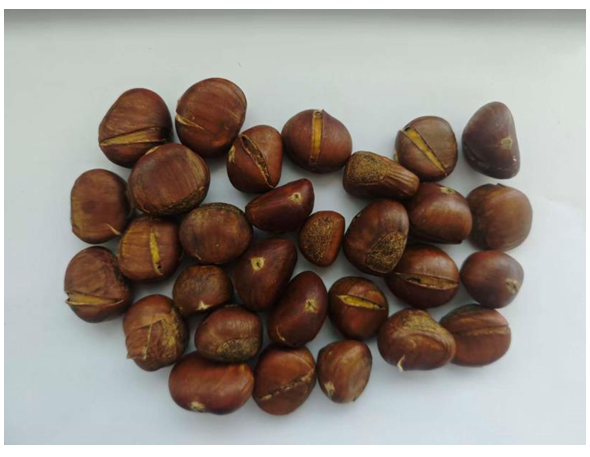
#> input picture code/lizi.png, 590 x 457 px
$ python main.py
#> lines starting #> are read from the running program, lines starting #| are printed output that depends on the picture; after the words box and inside, x2 and y2 are one past the last pixel; in counts of white or black regions, pixels touching at a corner belong together
### code/utils.py
# -*- coding: utf-8 -*-
"""
小工具：显示与保存
"""
import cv2
import os

def show(img, title='image', wait=0):
    """
    用 OpenCV 弹窗显示图像，按任意键继续
    支持中文路径，但窗口标题可能乱码，不影响使用
    """
    cv2.imshow(title, img)
    cv2.waitKey(wait)          # 0 表示等待按键
    return img

def save(img, fname, root='imgs'):
    """
    保存到 imgs 目录（自动创建）
    """
    os.makedirs(root, exist_ok=True)
    path = os.path.join(root, fname)
    cv2.imwrite(path, img)
    print(f'[保存] {path}')


'''

import cv2
import numpy as np
img = cv2.imread('lizi1.png')
hsv = cv2.cvtColor(img, cv2.COLOR_BGR2HSV)

def nothing(x): pass
cv2.namedWindow('track')
cv2.createTrackbar('H_low',  'track', 0, 180, nothing)
cv2.createTrackbar('S_low',  'track', 0, 255, nothing)
cv2.createTrackbar('V_low',  'track', 0, 255, nothing)
cv2.createTrackbar('H_high', 'track', 0, 255, nothing)
cv2.createTrackbar('S_high', 'track', 0, 255, nothing)
cv2.createTrackbar('V_high', 'track', 0, 255, nothing)


while True:
    h_l = cv2.getTrackbarPos('H_low',  'track')
    s_l = cv2.getTrackbarPos('S_low',  'track')
    v_l = cv2.getTrackbarPos('V_low',  'track')
    h_h = cv2.getTrackbarPos('H_high', 'track')
    s_h = cv2.getTrackbarPos('S_high', 'track')
    v_h = cv2.getTrackbarPos('V_high', 'track')


    mask = cv2.inRange(hsv, (h_l, s_l, v_l), (h_h, s_h, v_h))
    cv2.imshow('mask', mask)
    if cv2.waitKey(1) & 0xFF == 27: break   # ESC 退出
cv2.destroyAllWindows()
'''

### code/main.py
# -*- coding: utf-8 -*-
"""
糖炒栗子计数 —— 褐色 mask + Canny 黑边
边缘以黑色形式叠加进褐色区域，再统一形态学处理
"""
import cv2
import numpy as np
import utils
from math import sqrt,pi


# 1. 读图
img = cv2.imread('lizi.png')
#> img is the input picture: shape (457, 590, 3); mean B, G, R 134.6, 142.3, 150.9
if img is None:
    raise FileNotFoundError('找不到 lizi.png')
utils.show(img, '1. 1_original')
utils.save(img, '1_original.jpg')

# 2. 转 HSV，提取褐色
hsv = cv2.cvtColor(img, cv2.COLOR_BGR2HSV)
#> hsv: shape (457, 590, 3); mean H, S, V 46.6, 66.5, 155.9
brown_mask = cv2.inRange(hsv, (0, 43, 52), (255, 255, 255))
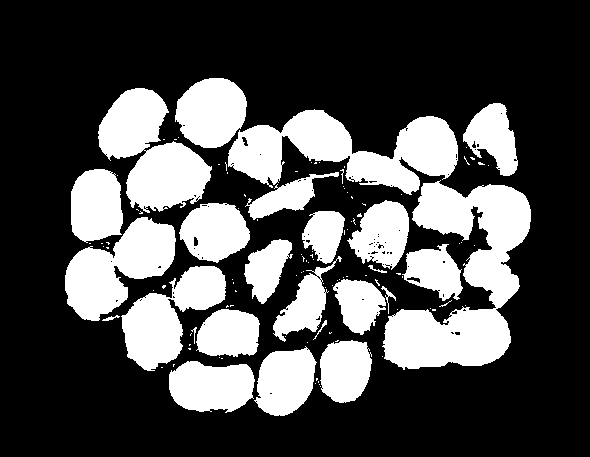
#> brown_mask: shape (457, 590); 30.4% white; 117 white regions (91 under 20 px), largest, box (x1, y1, x2, y2) and area: (382, 180, 531, 370) 13844, (228, 109, 458, 195) 9922, (98, 88, 212, 213) 7760
utils.show(brown_mask, '2. 2_brown_mask')
utils.save(brown_mask, '2_brown_mask.jpg')

# 3. 对灰度图做 Canny，得到白色边缘
gray = cv2.cvtColor(img, cv2.COLOR_BGR2GRAY)
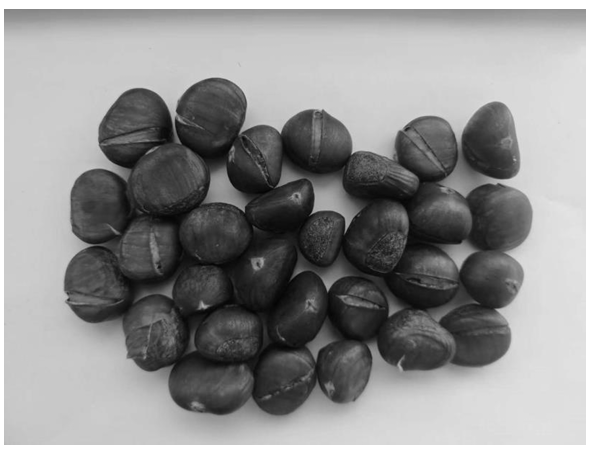
#> gray: shape (457, 590); min 3, max 255, mean 144
gray = cv2.GaussianBlur(gray, (7,7), 0)   # 5×5 核，σ=0 让 OpenCV 自动算
equ = cv2.createCLAHE(clipLimit=2.0, tileGridSize=(8, 8)).apply(gray)
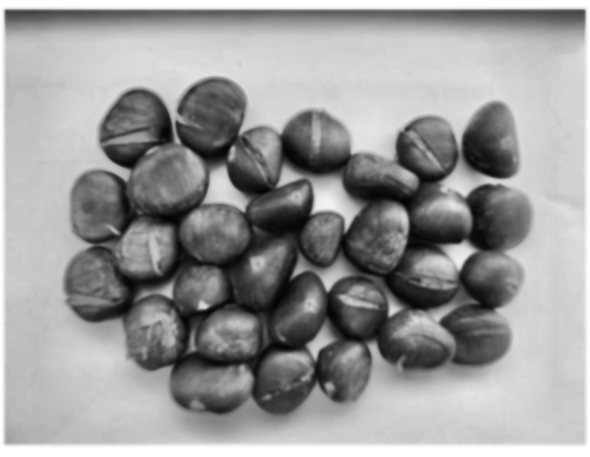
#> equ: shape (457, 590); min 3, max 255, mean 154.3
canny = cv2.Canny(equ, 80, 300)        # 阈值可调
#> canny: shape (457, 590); 2.2% white in thin lines or dots, all inside (x1, y1, x2, y2) = (4, 9, 586, 415)
utils.show(canny, '3. Canny')
utils.save(canny, '3.Canny.jpg')


# 5. 开运算去噪
open_kernel = cv2.getStructuringElement(cv2.MORPH_ELLIPSE, (5, 5))
opened = cv2.morphologyEx(brown_mask, cv2.MORPH_OPEN, open_kernel, iterations=1)
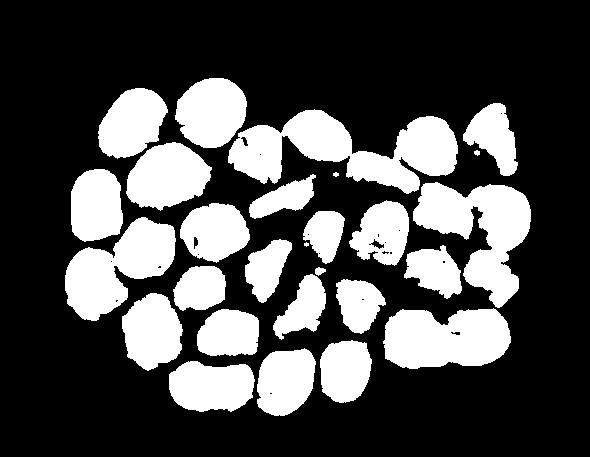
#> opened: shape (457, 590); 29.6% white; 27 white regions (1 under 20 px), largest, box (x1, y1, x2, y2) and area: (228, 109, 458, 194) 9734, (413, 182, 531, 308) 7404, (383, 308, 511, 369) 6290
utils.show(opened, '5. 5_opened')
utils.save(opened, '5_opened.jpg')


# 6. 闭运算填小洞
close_kernel = cv2.getStructuringElement(cv2.MORPH_ELLIPSE, (3, 3))
closed = cv2.morphologyEx(opened, cv2.MORPH_CLOSE, close_kernel, iterations=3)
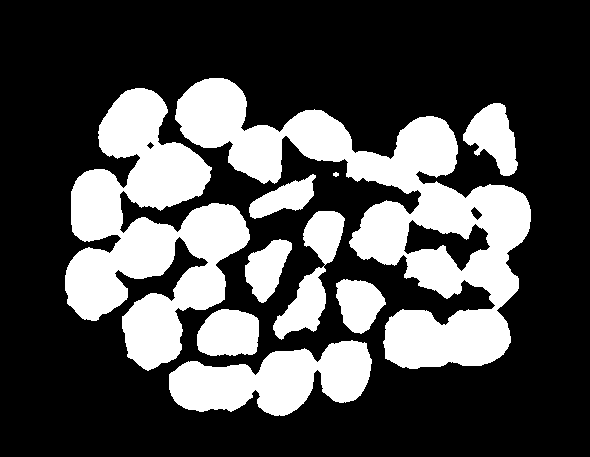
#> closed: shape (457, 590); 30.1% white; 10 white regions, largest, box (x1, y1, x2, y2) and area: (175, 78, 531, 369) 32613, (65, 88, 250, 371) 25777, (169, 340, 372, 416) 9411
utils.show(closed, '6. 6_closed')
utils.save(closed, '6_closed.jpg')


# 7. 二次腐蚀（断连）
erode_kernel = cv2.getStructuringElement(cv2.MORPH_ELLIPSE, (3, 3))
eroded = cv2.erode(closed, erode_kernel, iterations=9)
#> eroded: shape (457, 590); 14.8% white; 24 white regions, largest, box (x1, y1, x2, y2) and area: (107, 97, 203, 202) 4359, (392, 316, 502, 360) 3689, (74, 226, 172, 312) 3489
utils.show(eroded, '8. 8_eroded')
utils.save(eroded, '8_eroded.jpg')

'''
eroded = cv2.erode(eroded,
                   cv2.getStructuringElement(cv2.MORPH_CROSS, (3, 3)),
                   iterations=2)
utils.show(eroded, '8. 8_eroded')
utils.save(eroded, '8_eroded.jpg')
'''
kernel = cv2.getStructuringElement(cv2.MORPH_RECT, (2,2))
canny = cv2.dilate(canny, kernel, iterations=2)
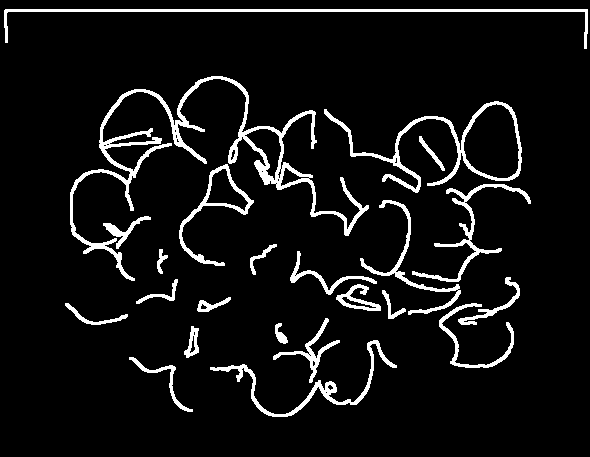
#> canny: shape (457, 590); 7.1% white; 23 white regions, largest, box (x1, y1, x2, y2) and area: (70, 76, 369, 281) 5342, (324, 101, 522, 193) 2113, (4, 9, 588, 49) 1960
# 4. 把白边→黑边，并叠加到褐色 mask（黑边区域直接=0）
canny_inv = cv2.bitwise_not(canny)          # 白→黑
masked_edge = cv2.bitwise_and(eroded, eroded, mask=canny_inv)
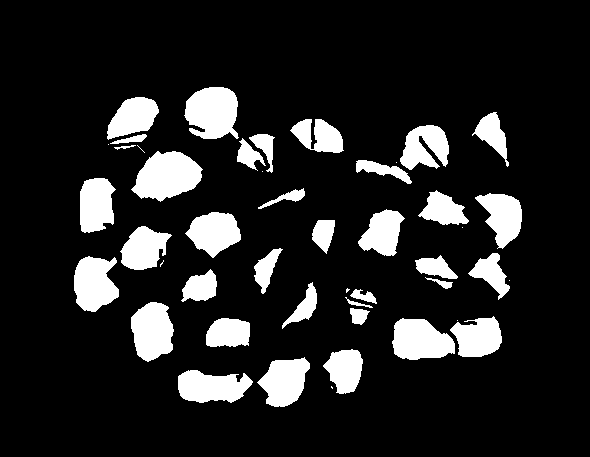
#> masked_edge: shape (457, 590); 14.1% white; 46 white regions (10 under 20 px), largest, box (x1, y1, x2, y2) and area: (131, 151, 203, 202) 2445, (184, 87, 239, 139) 2233, (392, 318, 455, 360) 1982
utils.show(masked_edge, '4. 4_masked_edge')
utils.save(masked_edge, '4_masked_edge.jpg')


# 8. 轮廓提取 + 最小外接圆
contours, _ = cv2.findContours(masked_edge, cv2.RETR_EXTERNAL,
                               cv2.CHAIN_APPROX_SIMPLE)
print(f'[信息] 原始轮廓数 = {len(contours)}')

final = img.copy()
overlay = cv2.cvtColor(masked_edge, cv2.COLOR_GRAY2BGR)
count = 0
area_list = []

'''
for cnt in contours:
    (x, y), r = cv2.minEnclosingCircle(cnt)
    area_cnt = cv2.contourArea(cnt)
    if r < 10 or r > 60:
        continue
    count += 1
    area_list.append(area_cnt)
    cv2.circle(overlay, (int(x), int(y)), int(r), (0, 255, 0), 2)
    cv2.circle(final,   (int(x), int(y)), 3, (0, 0, 255), -1)
'''
# ---------- 合并前，先收集所有圆 ----------
circles = []                                    # 元素：(x, y, r, area)
for cnt in contours:
    (x, y), r = cv2.minEnclosingCircle(cnt)
    area_cnt = cv2.contourArea(cnt)
    if 10 <= r <= 50:                         # 先过一遍半径筛
        circles.append((x, y, r, area_cnt))

# ---------- 重合面积 > 30% 合并 ----------
merged = []
used = [False] * len(circles)

# [55 lines left out: functions circle_intersection_area, merge_circles, not called in this run]

# 用法
merged = merge_circles(circles)

# ---------- 画合并后的圆 ----------#极大值抑制
count = 0
area_list = []
for (x, y, r, a) in merged:
    count += 1
    area_list.append(a)
    cv2.circle(overlay, (int(x), int(y)), int(r), (0, 255, 0), 2)
    cv2.circle(final,   (int(x), int(y)), 3, (0, 0, 255), -1)

# 后续打印结果不变
utils.show(overlay, '9. 9_circle')
utils.save(overlay, '9_circle.jpg')
utils.show(final, '10. 10_final')
utils.save(final, '10_final.jpg')

# 9. 结果
if area_list:
    print(f'检测到栗子个数：{count}')
    print(f'平均单颗像素面积：{np.mean(area_list):.1f} px^2')
else:
    print('未检测到褐色区域，请调整 HSV 或 Canny 阈值！')

cv2.destroyAllWindows()
